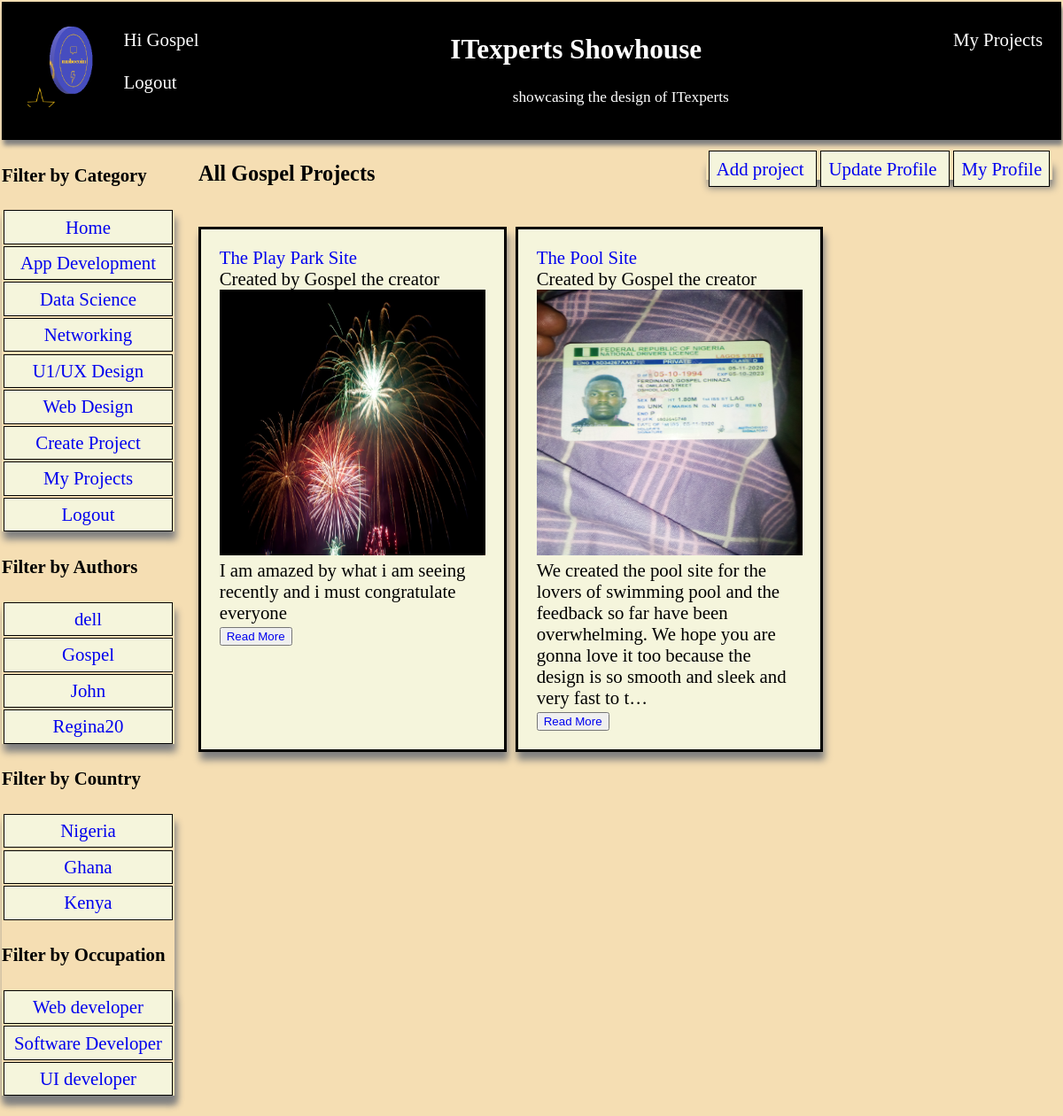
Screenshot of /author (signed in) with the database file from the repository.
### core/models.py (models this page shows, shortened)
class Category(models.Model):
    name = models.CharField(max_length=200, unique=True, null=True, blank=True)
    slug = models.SlugField(max_length=200, unique=True)
    class Meta:
        ordering = ['name']
        verbose_name = 'category'
        verbose_name_plural = 'categories'

class AuthorProfile(models.Model):
    user =models.ForeignKey(User, on_delete=models.CASCADE, null= True, blank = True, default=User)
    username = models.CharField(max_length=200)
    firstname = models.CharField(max_length=200)
    lastname =models.CharField(max_length=200)
    email = models.EmailField(max_length=200)
    phone = models.IntegerField()
    country = models.CharField(max_length=200)
    occupation = models.CharField(max_length=200,null = True)
    secretword = models.CharField(max_length=200)

class Project(models.Model):
    title = models.CharField(max_length=200, unique=True, null=True, blank=True)
    slug = models.SlugField(max_length=200, unique=True)
    description = models.TextField()
    project_image = models.ImageField(upload_to='media/')
    created_on = models.DateTimeField(auto_now_add=True)
    author = models.ForeignKey(User, on_delete=models.CASCADE, related_name='projects', related_query_name='allproj')
    category = models.ForeignKey(Category, on_delete=models.CASCADE, null=True, )
    galleryimage = models.ImageField(null = True, upload_to='media/')
    galleryimage2 = models.ImageField(null = True, upload_to='media/')
    galleryimage3= models.ImageField(null = True, upload_to='media/')
    galleryimage4= models.ImageField(null = True, upload_to='media/')
    galleryimage5 = models.ImageField(null = True, upload_to='media/')
    galleryimage6 = models.ImageField(null = True, upload_to='media/')
    class Meta:
        ordering = ['-created_on']
        verbose_name = 'project'
        verbose_name_plural = 'projects'

### core/views.py (the view)
# urls.py: path('author', views.myprojects, name='author'),
def myprojects(request):
    categories = Category.objects.all()
    users = User.objects.all()
    posts = Project.objects.filter(author = request.user)
    profile =AuthorProfile.objects.all
    authorcountry= AuthorProfile.objects.all()
    context = {
        'posts': posts,
                   'categories': categories,
                   'users': users ,
                   'profile': profile,
                   'authorcountry': authorcountry,
    }
    return render( request, 'authors.html', context)

### core/templates/authors.html (shortened to what this page needs)
{% extends 'base.html'%}
{% block content %}
<ul  class='navauthor' style = 'padding-left:0; margin-left:0.5em;box-shadow: 2px 9px 8px grey;  float: right; list-style-type: none;'>
<li><a  href ='{% url "create"  %} '> Add project </li>
  <li> <a  href='{% url "createprofile"   %}'>Update Profile </a></li>
 <li> <a href ='{% url "myprofile"  %}'>My Profile </a></li>
</ul>
<h3>All {{request.user}} Projects</h3>
<div style=" display: grid; grid-template-columns: 4fr 4fr 4fr; grid-gap: 0.5em;">
    {% for post in  posts  %}
    <ul style='box-shadow: 2px 9px 8px grey;border: solid black; padding : 1em; list-style-type: none;
    background: beige;'>
      <li><a href ='{% url "projdetail" post.slug  %} '> {{post.title}} </a></li>
      <li> Created by {{ post.author}} the creator</li>
      <li><img style="width: 300px; height: 300px;" src ="{{post.project_image.url}}">
      </li>
      <li> {{ post.description|truncatechars:200 }}</li>
      <li><button type = 'submit'> <a href ='{% url "projdetail" post.slug  %} '>
          Read More
      </a> </button></li>
      </ul>
      {% endfor %}
      {% endblock %}

### core/templates/base.html (shortened to what this page needs)
<head>
</head>
<body style ='margin: 0em; padding: 0.1em; font-size: 1.3em; ' >
    <header style= 'box-shadow: 2px 6px 5px grey;margin: 0em; padding-left: 1em; padding-right: 1em; padding-top: 0.5em; height: 7em;
    background: black; color: white;'>
    <img style="float: left; margin: 0.4em; width: 100px; height: 100px;" src ="media/media/Untitled.png">
    {% if request.user.is_authenticated %}
<p style='float:left;' >Hi <a style ='color: white;' href='{% url "author" %}'>{{request.user}}</a><br><br>
 <a style='color: white;' href='{% url "logout" %}'>Logout </a></p>
 <p><a style='color: white; float: right;' href='{% url "author" %}'>My Projects </a><p>
    {% else %}
    <p style ='float: right;'><a href='{% url "login" %}' >Login </a></p>
    {% endif %}
        <h2 style='text-align: center'><a style='color: white;' href='{% url "home" %}'>ITexperts Showhouse</a></h2>
<p style='text-align: center'> <small>showcasing the design of ITexperts </small></p>
    </header>
<div class ='cover'>
<nav>
    <h4> Filter by Category </h4>
    <ul class='nav' style='list-style-type : none; padding: 0; margin-left: 0em;'>
        <li><a href="{% url 'home' %}" > Home</a></li>
        {%  if categories %}
        {% for category in categories %}
<li><a href="{% url 'category' category.slug %}"> {{category.name}}</a></li>
{% endfor %}
{% endif %}
        <li><a href="{% url 'create' %}" > Create Project</a></li>
        {% if request.user.is_authenticated %}
        <li><a href="{% url 'author' %}" > My Projects</a></li>
        {% endif %}
        <li><a href="{% url 'logout' %}" > Logout</a></li>
        </ul>
<h4> Filter by Authors </h4>
<ul class='nav' style='list-style-type : none; padding: 0; margin-left: 0em;' >
    {% for author in users %}
    <li><a  href ='{% url "allposts"  author.pk %} '> {{author.username}}</a></li>
    {% endfor %}
</ul>
<h4> Filter by Country </h4>
<ul class='nav' style='list-style-type : none; padding: 0; margin-left: 0em;' >
    {% for post in authorcountry  %}
    <li><a  href ='{% url "allposts" post.pk   %} '> {{post.country}}</a></li>
    {% endfor %}
    <h4> Filter by Occupation </h4>
<ul class='nav' style='list-style-type : none; padding: 0; margin-left: 0em;' >
    {% for post in authorcountry  %}
    <li><a  href ='{% url "allposts" post.pk %} '> {{post.occupation}}</a></li>
    {% endfor %}
</ul>
</nav>
<section style='padding-right: 0.5em'>
{% block content %}
{% endblock %}
</section>
</div>

### core/templates/base.html (style rules this page uses)
body { background: wheat; }
.nav { box-shadow: 2px 9px 8px grey; }
.nav li { background: beige; margin: 0.1em; text-align: center; border: 1px solid black; }
.navauthor { box-shadow: 2px 9px 8px grey; }
.navauthor li { display: inline; padding: 0.4em; background: beige; margin: 0.1em; text-align: center; border: 1px solid black; }
a { text-decoration: none; }
.nav li a { padding: 0.3em; display: block; }
.cover { display: grid; grid-template-columns: 2fr 10fr; grid-gap: 1.3em; }

### rows the page displays
Category: name "App Development"
Category: name "Data Science"
Category: name "Networking"
Category: name "U1/UX Design"
Category: name "Web Design"
AuthorProfile: country "Nigeria", occupation "Web developer"
AuthorProfile: country "Ghana", occupation "Software Developer"
AuthorProfile: country "Kenya", occupation "UI developer"
Project: title "The Play Park Site", author "Gospel", project_image (picture), description "I am amazed by what i am seeing recently and i must congratulate everyone"
Project: title "The Pool Site", author "Gospel", project_image (picture), description "We created the pool site for the lovers of swimming pool and the feedback so far have been overwhelming. We hope you are gonna love it too because the design is so smooth and sleek and very fast to t…"

### other values shown
{{ request.user }} "Gospel"
{{ author.username }} "dell"
{{ author.username }} "Gospel"
{{ author.username }} "John"
{{ author.username }} "Regina20"
